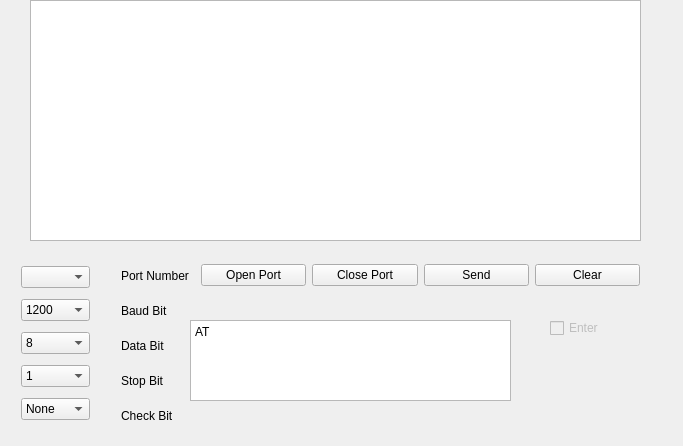
<?xml version="1.0" encoding="UTF-8"?>
<ui version="4.0">
 <class>Widget</class>
 <widget class="QWidget" name="Widget">
  <property name="enabled">
   <bool>true</bool>
  </property>
  <property name="geometry">
   <rect>
    <x>0</x>
    <y>0</y>
    <width>683</width>
    <height>446</height>
   </rect>
  </property>
  <property name="windowTitle">
   <string>Widget</string>
  </property>
  <widget class="QWidget" name="verticalLayoutWidget_2">
   <property name="geometry">
    <rect>
     <x>10</x>
     <y>250</y>
     <width>91</width>
     <height>191</height>
    </rect>
   </property>
   <layout class="QVBoxLayout" name="verticalLayout_2">
    <item>
     <widget class="QComboBox" name="portnumber"/>
    </item>
    <item>
     <widget class="QComboBox" name="baudrate">
      <item>
       <property name="text">
        <string>1200</string>
       </property>
      </item>
      <item>
       <property name="text">
        <string>2400</string>
       </property>
      </item>
      <item>
       <property name="text">
        <string>4800</string>
       </property>
      </item>
      <item>
       <property name="text">
        <string>9600</string>
       </property>
      </item>
      <item>
       <property name="text">
        <string>19200</string>
       </property>
      </item>
      <item>
       <property name="text">
        <string>38400</string>
       </property>
      </item>
      <item>
       <property name="text">
        <string>57600</string>
       </property>
      </item>
      <item>
       <property name="text">
        <string>115200</string>
       </property>
      </item>
     </widget>
    </item>
    <item>
     <widget class="QComboBox" name="databit">
      <item>
       <property name="text">
        <string>8</string>
       </property>
      </item>
      <item>
       <property name="text">
        <string>7</string>
       </property>
      </item>
      <item>
       <property name="text">
        <string>6</string>
       </property>
      </item>
      <item>
       <property name="text">
        <string>5</string>
       </property>
      </item>
     </widget>
    </item>
    <item>
     <widget class="QComboBox" name="stopbit">
      <item>
       <property name="text">
        <string>1</string>
       </property>
      </item>
      <item>
       <property name="text">
        <string>1.5</string>
       </property>
      </item>
      <item>
       <property name="text">
        <string>2</string>
       </property>
      </item>
     </widget>
    </item>
    <item>
     <widget class="QComboBox" name="checkbit">
      <item>
       <property name="text">
        <string>None</string>
       </property>
      </item>
     </widget>
    </item>
   </layout>
  </widget>
  <widget class="QWidget" name="verticalLayoutWidget_4">
   <property name="geometry">
    <rect>
     <x>110</x>
     <y>250</y>
     <width>101</width>
     <height>191</height>
    </rect>
   </property>
   <layout class="QVBoxLayout" name="verticalLayout_4">
    <item>
     <widget class="QLabel" name="label_6">
      <property name="text">
       <string>Port Number</string>
      </property>
     </widget>
    </item>
    <item>
     <widget class="QLabel" name="label_7">
      <property name="text">
       <string>Baud Bit</string>
      </property>
     </widget>
    </item>
    <item>
     <widget class="QLabel" name="label_8">
      <property name="text">
       <string>Data Bit</string>
      </property>
     </widget>
    </item>
    <item>
     <widget class="QLabel" name="label_9">
      <property name="text">
       <string>Stop Bit</string>
      </property>
     </widget>
    </item>
    <item>
     <widget class="QLabel" name="label_10">
      <property name="text">
       <string>Check Bit</string>
      </property>
     </widget>
    </item>
   </layout>
  </widget>
  <widget class="QWidget" name="horizontalLayoutWidget">
   <property name="geometry">
    <rect>
     <x>190</x>
     <y>250</y>
     <width>461</width>
     <height>51</height>
    </rect>
   </property>
   <layout class="QHBoxLayout" name="horizontalLayout">
    <item>
     <widget class="QPushButton" name="openport">
      <property name="text">
       <string>Open Port</string>
      </property>
     </widget>
    </item>
    <item>
     <widget class="QPushButton" name="closeport">
      <property name="text">
       <string>Close Port</string>
      </property>
     </widget>
    </item>
    <item>
     <widget class="QPushButton" name="send">
      <property name="text">
       <string>Send</string>
      </property>
     </widget>
    </item>
    <item>
     <widget class="QPushButton" name="clear">
      <property name="text">
       <string>Clear</string>
      </property>
     </widget>
    </item>
   </layout>
  </widget>
  <widget class="QTextBrowser" name="messagebox">
   <property name="geometry">
    <rect>
     <x>30</x>
     <y>0</y>
     <width>611</width>
     <height>241</height>
    </rect>
   </property>
  </widget>
  <widget class="QPlainTextEdit" name="sendbox">
   <property name="geometry">
    <rect>
     <x>190</x>
     <y>320</y>
     <width>321</width>
     <height>81</height>
    </rect>
   </property>
   <property name="plainText">
    <string>AT</string>
   </property>
  </widget>
  <widget class="QCheckBox" name="enter">
   <property name="enabled">
    <bool>false</bool>
   </property>
   <property name="geometry">
    <rect>
     <x>550</x>
     <y>320</y>
     <width>71</width>
     <height>16</height>
    </rect>
   </property>
   <property name="text">
    <string>Enter</string>
   </property>
  </widget>
 </widget>
 <layoutdefault spacing="6" margin="11"/>
 <resources/>
 <connections/>
</ui>
